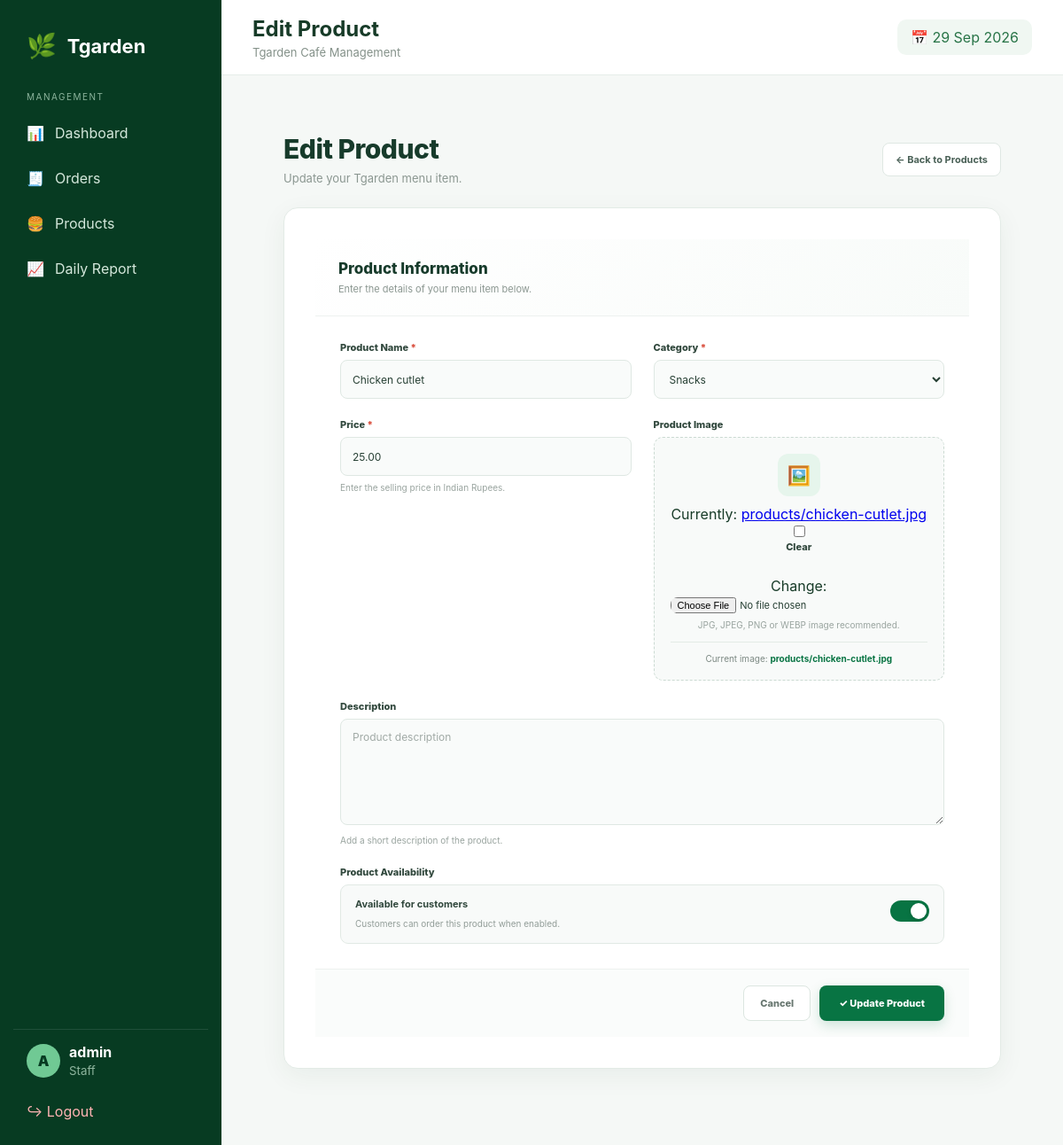
The app's page /staff/products/8/edit/ (signed in) with its own data.
### cafe/models.py (models this page shows, shortened)
class Product(models.Model):
    CATEGORY_CHOICES = [
        ("HOT", "Hot"),
        ("COOL", "Cool"),
        ("SNACKS", "Snacks"),
    ]
    name = models.CharField(
        max_length=200
    )
    description = models.TextField(
        blank=True
    )
    price = models.DecimalField(
        max_digits=10,
        decimal_places=2
    )
    image = models.ImageField(
        upload_to="products/",
        blank=True,
        null=True
    )
    category = models.CharField(
        max_length=20,
        choices=CATEGORY_CHOICES,
        default="SNACKS"
    )
    is_available = models.BooleanField(
        default=True
    )
    created_at = models.DateTimeField(
        auto_now_add=True
    )
    class Meta:
        ordering = ["-created_at"]

### staff/views.py (the view)
@login_required
def edit_product(request, product_id):
    product = get_object_or_404(
        Product,
        id=product_id
    )
    if request.method == "POST":
        form = ProductForm(
            request.POST,
            request.FILES,
            instance=product
        )
        if form.is_valid():
            form.save()
            return redirect("staff:products")
    else:
        form = ProductForm(
            instance=product
        )
    return render(
        request,
        "staff/product_form.html",
        {
            "form": form,
            "product": product,
            "page_title": "Edit Product",
        }
    )

### staff/forms.py
class ProductForm(forms.ModelForm):
    class Meta:
        model = Product
        fields = [
            "name",
            "category",
            "description",
            "price",
            "image",
            "is_available",
        ]
        widgets = {
            "name": forms.TextInput(
                attrs={
                    "placeholder": "Product name"
                }
            ),
            "category": forms.Select(),
            "description": forms.Textarea(
                attrs={
                    "placeholder": "Product description",
                    "rows": 4,
                }
            ),
            "price": forms.NumberInput(
                attrs={
                    "placeholder": "0.00",
                    "step": "0.01",
                }
            ),
            "image": forms.ClearableFileInput(),
            "is_available": forms.CheckboxInput(),
        }

### staff/templates/staff/product_form.html (shortened to what this page needs)
{% extends "staff/base.html" %}
{% block page_title %}
{% if product %}
Edit Product
{% else %}
Add Product
{% endif %}
{% endblock %}
{% block content %}
<div class="product-form-page">
    <div class="form-page-header">
        <div class="form-page-header-left">
            <h1>
                {% if product %}
                    Edit Product
                {% else %}
                    Add Product
                {% endif %}
            </h1>
            <p>
                {% if product %}
                    Update your Tgarden menu item.
                {% else %}
                    Add a new item to your Tgarden café menu.
                {% endif %}
            </p>
        </div>
        <a
            href="{% url 'staff:products' %}"
            class="back-button"
        >
            ← Back to Products
        </a>
    </div>
    <div class="form-card">
        <div class="form-card-header">
            <h2>
                Product Information
            </h2>
            <p>
                Enter the details of your menu item below.
            </p>
        </div>
        <form
            method="POST"
            enctype="multipart/form-data"
        >
            <div class="form-body">
                <div class="form-grid">
                    <div class="form-group">
                        <label for="{{ form.name.id_for_label }}">
                            Product Name
                            <span class="required">*</span>
                        </label>
                        {{ form.name }}
                    </div>
                    <div class="form-group">
                        <label for="{{ form.category.id_for_label }}">
                            Category
                            <span class="required">*</span>
                        </label>
                        {{ form.category }}
                    </div>
                    <div class="form-group">
                        <label for="{{ form.price.id_for_label }}">
                            Price
                            <span class="required">*</span>
                        </label>
                        {{ form.price }}
                        <div class="help-text">
                            Enter the selling price in Indian Rupees.
                        </div>
                    </div>
                    <div class="form-group">
                        <label for="{{ form.image.id_for_label }}">
                            Product Image
                        </label>
                        <div class="image-upload-box">
                            <div class="image-icon">
                                🖼️
                            </div>
                            {{ form.image }}
                            <div class="help-text">
                                JPG, JPEG, PNG or WEBP image recommended.
                            </div>
                            {% if product and product.image %}
                                <div class="current-image">
                                    Current image:
                                    <strong>
                                        {{ product.image.name }}
                                    </strong>
                                </div>
                            {% endif %}
                        </div>
                    </div>
                    <div class="form-group full-width">
                        <label for="{{ form.description.id_for_label }}">
                            Description
                        </label>
                        {{ form.description }}
                        <div class="help-text">
                            Add a short description of the product.
                        </div>
                    </div>
                    <div class="form-group full-width">
                        <label>
                            Product Availability
                        </label>
                        <div class="availability-box">
                            <div class="availability-text">
                                <strong>
                                    Available for customers
                                </strong>
                                <span>
                                    Customers can order this product when enabled.
                                </span>
                            </div>
                            <label class="checkbox-wrapper">
                                <span class="checkbox-slider"></span>
                            </label>
                        </div>
                    </div>
                </div>
            </div>
            <div class="form-footer">
                <a
                    href="{% url 'staff:products' %}"
                    class="cancel-button"
                >
                    Cancel
                </a>
                <button
                    type="submit"
                    class="save-button"
                >
                    {% if product %}
                        ✓ Update Product
                    {% else %}
                        + Add Product
                    {% endif %}
                </button>
            </div>
        </form>
    </div>
</div>
{% endblock %}

### staff/templates/staff/base.html (shortened to what this page needs)
{% load static %}
<!DOCTYPE html>
<html>
<head>
    <link
        rel="stylesheet"
        href="{% static 'staff/css/staff.css' %}"
    >
</head>
<body>
<div class="staff-layout">
    <aside class="sidebar">
        <div class="sidebar-logo">
            <span>
                🌿
            </span>
            <strong>
                Tgarden
            </strong>
        </div>
        <div class="sidebar-label">
            MANAGEMENT
        </div>
        <a
            href="{% url 'staff:dashboard' %}"
            class="sidebar-link"
        >
            📊
            <span>Dashboard</span>
        </a>
        <a
            href="{% url 'staff:orders' %}"
            class="sidebar-link"
        >
            🧾
            <span>Orders</span>
        </a>
        <a
            href="{% url 'staff:products' %}"
            class="sidebar-link"
        >
            🍔
            <span>Products</span>
        </a>
        <a
            href="{% url 'staff:daily_report' %}"
            class="sidebar-link"
        >
            📈
            <span>Daily Report</span>
        </a>
        <div class="sidebar-bottom">
            <div class="staff-user">
                <div class="user-avatar">
                    {{ request.user.username|first|upper }}
                </div>
                <div>
                    <strong>
                        {{ request.user.username }}
                    </strong>
                    <small>
                        Staff
                    </small>
                </div>
            </div>
            <a
                href="{% url 'staff:logout' %}"
                class="logout-link"
            >
                ↪ Logout
            </a>
        </div>
    </aside>
    <main class="staff-main">
        <header class="staff-header">
            <div>
                <h2>
                    {% block page_title %}{% endblock %}
                </h2>
                <p>
                    Tgarden Café Management
                </p>
            </div>
            <div class="header-date">
                📅 {% now "d M Y" %}
            </div>
        </header>
        <div class="staff-content">
            {% block content %}
            {% endblock %}
        </div>
    </main>
</div>
</body>
</html>

### staff/static/staff/css/staff.css (style rules this page uses)
* { box-sizing: border-box; }
body { margin: 0; font-family: Inter, Arial, sans-serif; background: #f5f8f6; color: #173b28; }
.staff-layout { min-height: 100vh; display: flex; }
.sidebar { width: 250px; background: #073b22; color: white; padding: 25px 15px; position: fixed; top: 0; bottom: 0; left: 0; display: flex; flex-direction: column; }
.sidebar-logo { display: flex; align-items: center; gap: 12px; padding: 10px 15px 35px; font-size: 22px; }
.sidebar-logo span { font-size: 27px; }
.sidebar-label { font-size: 10px; letter-spacing: 1.5px; color: #8eb59e; padding: 0 15px 12px; }
.sidebar-link { display: flex; gap: 12px; align-items: center; padding: 13px 15px; margin-bottom: 5px; border-radius: 10px; color: #d5e8dc; text-decoration: none; }
.sidebar-bottom { margin-top: auto; }
.staff-user { display: flex; gap: 10px; align-items: center; padding: 15px; border-top: 1px solid rgba(255,255,255,.1); }
.user-avatar { width: 38px; height: 38px; border-radius: 50%; display: flex; align-items: center; justify-content: center; background: #70c994; color: #073b22; font-weight: 900; }
.staff-user strong { display: block; }
.staff-user small { color: #8eb59e; }
.logout-link { display: block; padding: 12px 15px; color: #ffb4b4; text-decoration: none; }
.staff-main { margin-left: 250px; width: calc(100% - 250px); }
.staff-header { height: 85px; background: white; border-bottom: 1px solid #e6eee9; padding: 18px 35px; display: flex; align-items: center; justify-content: space-between; }
.staff-header h2 { margin: 0; }
.staff-header p { margin: 4px 0 0; color: #849189; font-size: 13px; }
.header-date { background: #f0f7f2; padding: 10px 15px; border-radius: 10px; color: #287447; }
.staff-content { padding: 35px; }
.form-card { background: white; padding: 35px; border-radius: 20px; }
.cancel-button { padding: 13px 20px; border-radius: 10px; background: #edf2ef; color: #42604e; text-decoration: none; font-weight: 700; }

### records on screen
Product: name "Chicken cutlet", category "Snacks", price "25.00", image.name "products/chicken-cutlet.jpg"

### other values on screen
{{ request.user.username|first|upper }} "A"
{{ request.user.username }} "admin"
